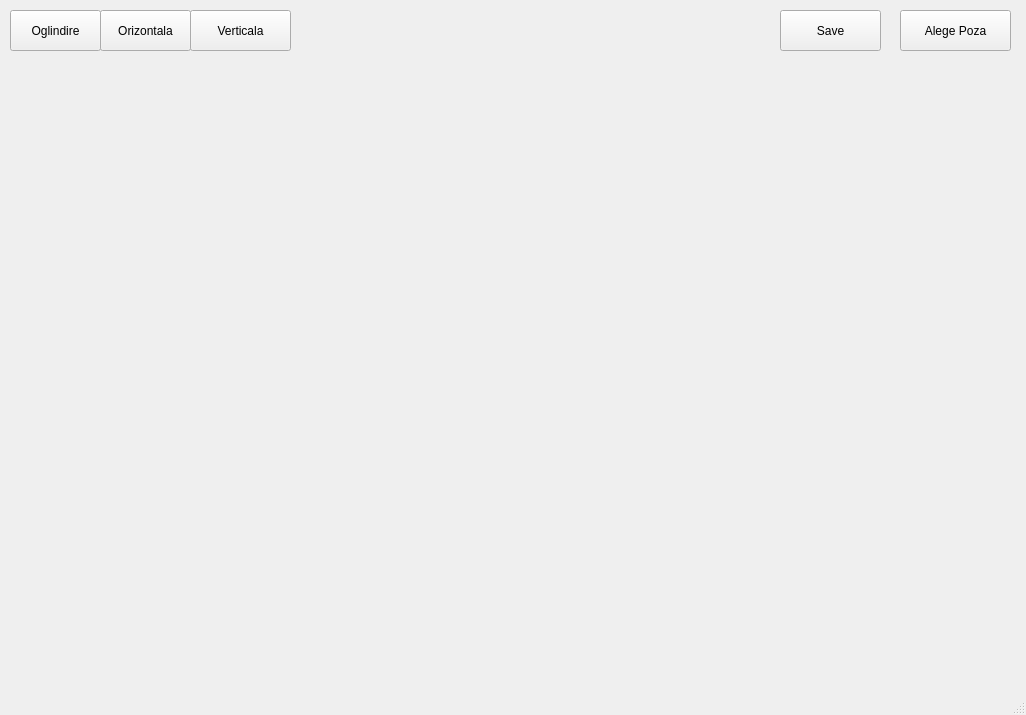
<?xml version="1.0" encoding="UTF-8"?>
<ui version="4.0">
 <class>MainWindow</class>
 <widget class="QMainWindow" name="MainWindow">
  <property name="geometry">
   <rect>
    <x>0</x>
    <y>0</y>
    <width>1026</width>
    <height>715</height>
   </rect>
  </property>
  <property name="windowTitle">
   <string>MainWindow</string>
  </property>
  <widget class="QWidget" name="centralwidget">
   <widget class="QPushButton" name="Verticala">
    <property name="geometry">
     <rect>
      <x>190</x>
      <y>10</y>
      <width>101</width>
      <height>41</height>
     </rect>
    </property>
    <property name="text">
     <string>Verticala</string>
    </property>
   </widget>
   <widget class="QLabel" name="label">
    <property name="geometry">
     <rect>
      <x>20</x>
      <y>80</y>
      <width>251</width>
      <height>171</height>
     </rect>
    </property>
    <property name="text">
     <string/>
    </property>
   </widget>
   <widget class="QPushButton" name="Orizontala">
    <property name="geometry">
     <rect>
      <x>100</x>
      <y>10</y>
      <width>91</width>
      <height>41</height>
     </rect>
    </property>
    <property name="text">
     <string>Orizontala</string>
    </property>
   </widget>
   <widget class="QPushButton" name="Oglindire">
    <property name="geometry">
     <rect>
      <x>10</x>
      <y>10</y>
      <width>91</width>
      <height>41</height>
     </rect>
    </property>
    <property name="text">
     <string>Oglindire</string>
    </property>
   </widget>
   <widget class="QPushButton" name="pushButton">
    <property name="geometry">
     <rect>
      <x>900</x>
      <y>10</y>
      <width>111</width>
      <height>41</height>
     </rect>
    </property>
    <property name="text">
     <string>Alege Poza</string>
    </property>
   </widget>
   <widget class="QPushButton" name="Save">
    <property name="geometry">
     <rect>
      <x>780</x>
      <y>10</y>
      <width>101</width>
      <height>41</height>
     </rect>
    </property>
    <property name="text">
     <string>Save</string>
    </property>
   </widget>
  </widget>
  <widget class="QStatusBar" name="statusbar"/>
 </widget>
 <resources/>
 <connections/>
</ui>
